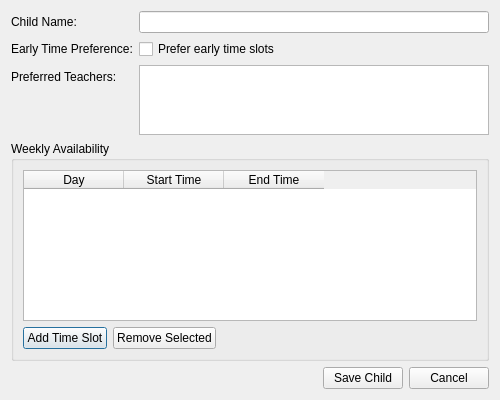
<?xml version="1.0" encoding="UTF-8"?>
<ui version="4.0">
 <class>Dialog</class>
 <widget class="QDialog" name="Dialog">
  <property name="geometry">
   <rect>
    <x>0</x>
    <y>0</y>
    <width>500</width>
    <height>400</height>
   </rect>
  </property>
  <property name="windowTitle">
   <string>Add Child</string>
  </property>
  <layout class="QVBoxLayout" name="verticalLayout">
   <item>
    <layout class="QFormLayout" name="formLayout">
     <item row="0" column="0">
      <widget class="QLabel" name="childNameLabel">
       <property name="text">
        <string>Child Name:</string>
       </property>
      </widget>
     </item>
     <item row="0" column="1">
      <widget class="QLineEdit" name="childNameLineEdit"/>
     </item>
     <item row="1" column="0">
      <widget class="QLabel" name="earlyPreferenceLabel">
       <property name="text">
        <string>Early Time Preference:</string>
       </property>
      </widget>
     </item>
     <item row="1" column="1">
      <widget class="QCheckBox" name="earlyPreferenceCheckBox">
       <property name="text">
        <string>Prefer early time slots</string>
       </property>
      </widget>
     </item>
     <item row="2" column="0">
      <widget class="QLabel" name="preferredTeachersLabel">
       <property name="text">
        <string>Preferred Teachers:</string>
       </property>
      </widget>
     </item>
     <item row="2" column="1">
      <widget class="QListWidget" name="preferredTeachersList">
       <property name="maximumSize">
        <size>
         <width>16777215</width>
         <height>100</height>
        </size>
       </property>
       <property name="selectionMode">
        <enum>QAbstractItemView::MultiSelection</enum>
       </property>
      </widget>
     </item>
    </layout>
   </item>
   <item>
    <widget class="QGroupBox" name="availabilityGroupBox">
     <property name="title">
      <string>Weekly Availability</string>
     </property>
     <layout class="QVBoxLayout" name="verticalLayout_2">
      <item>
       <widget class="QTableWidget" name="tableAvailability">
        <property name="sizePolicy">
         <sizepolicy hsizetype="Expanding" vsizetype="Expanding">
          <horstretch>0</horstretch>
          <verstretch>0</verstretch>
         </sizepolicy>
        </property>
        <property name="sortingEnabled">
         <bool>true</bool>
        </property>
        <property name="rowCount">
         <number>0</number>
        </property>
        <property name="columnCount">
         <number>3</number>
        </property>
        <column>
         <property name="text">
          <string>Day</string>
         </property>
        </column>
        <column>
         <property name="text">
          <string>Start Time</string>
         </property>
        </column>
        <column>
         <property name="text">
          <string>End Time</string>
         </property>
        </column>
       </widget>
      </item>
      <item>
       <layout class="QHBoxLayout" name="horizontalLayout">
        <item>
         <widget class="QPushButton" name="buttonAddSlot">
          <property name="text">
           <string>Add Time Slot</string>
          </property>
         </widget>
        </item>
        <item>
         <widget class="QPushButton" name="buttonRemoveSlot">
          <property name="text">
           <string>Remove Selected</string>
          </property>
         </widget>
        </item>
        <item>
         <spacer name="horizontalSpacer">
          <property name="orientation">
           <enum>Qt::Horizontal</enum>
          </property>
          <property name="sizeHint" stdset="0">
           <size>
            <width>40</width>
            <height>20</height>
           </size>
          </property>
         </spacer>
        </item>
       </layout>
      </item>
     </layout>
    </widget>
   </item>
   <item>
    <layout class="QHBoxLayout" name="horizontalLayout_2">
     <item>
      <spacer name="horizontalSpacer_2">
       <property name="orientation">
        <enum>Qt::Horizontal</enum>
       </property>
       <property name="sizeHint" stdset="0">
        <size>
         <width>40</width>
         <height>20</height>
        </size>
       </property>
      </spacer>
     </item>
     <item>
      <widget class="QPushButton" name="buttonOk">
       <property name="text">
        <string>Save Child</string>
       </property>
      </widget>
     </item>
     <item>
      <widget class="QPushButton" name="buttonCancel">
       <property name="text">
        <string>Cancel</string>
       </property>
      </widget>
     </item>
    </layout>
   </item>
  </layout>
 </widget>
 <resources/>
 <connections/>
</ui>
